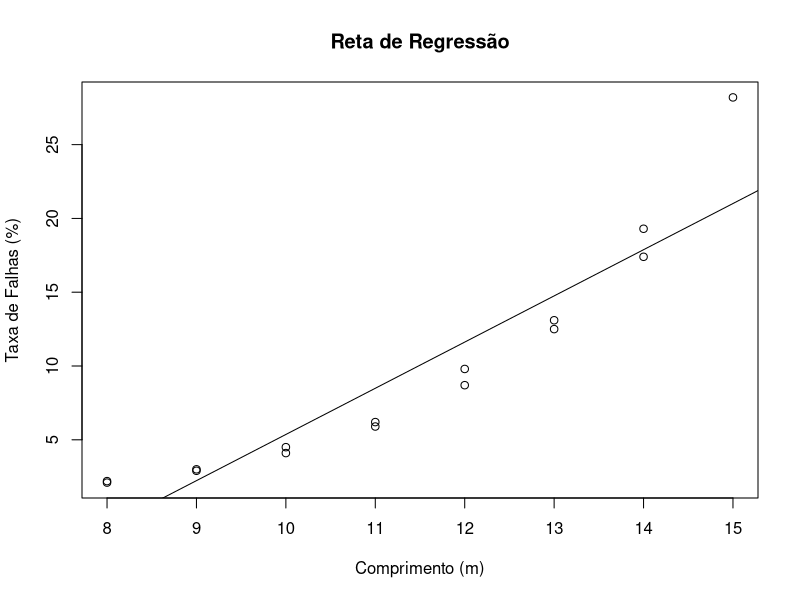

Reproduce this figure in R.
comprimento <- c(8, 8, 9, 9, 10, 10, 11, 11, 12, 12, 13, 13, 14, 14, 15);
tax.falhas <- c(2.2, 2.1, 3.0, 2.9, 4.1, 4.5, 6.2, 5.9, 9.8, 8.7, 12.5, 13.1, 19.3, 17.4, 28.2);

correlacao <- cor(comprimento, tax.falhas, method = "pearson");

#Resultado: [1] 0.9305936. correlação positiva forte entre as variáveis comprimento e taxa de falhas.
print(correlacao);

#b) Considerando o resultado do item (a), como você avalia o relacionamento entre comprimento de um cabo e a taxa de falha, na amostra observada?

#Resposta: A correlação positiva forte indica que, na amostra observada, há uma tendência clara de que à medida que o comprimento do cabo aumenta, a taxa de falhas também aumenta. Isso sugere que cabos mais longos podem ser mais propensos a falhas.

#c) Para estabelecer uma equacao de regressao, qual deve ser a variavel dependente e qual deve sera variavel independente?
#Resposta: Na equação de regressão, a variável independente deve ser o comprimento do cabo, enquanto a variável dependente deve ser a taxa de falhas. Isso porque estamos interessados em prever a taxa de falhas com base no comprimento do cabo.

#(d) Estabele ̧ca a equa ̧c ̃ao de regress ̃ao, considerando a resposta do item (c);
modelo <- lm(tax.falhas ~ comprimento);
coeficientes <- coef(modelo);
print(coeficientes);

#(e) Apresente o diagrama de dispers ̃ao e a reta de regress ̃ao obtida em (d);
plot(comprimento, tax.falhas, main = "Reta de Regressão", xlab = "Comprimento (m)", ylab = "Taxa de Falhas (%)")
abline(modelo, col = "black");

#(f) Voce considera adequado o ajuste do modelo de regressao do item (d)? De uma medida dessa adequacao, interpretando-a.

#Resposta: Sim, o ajuste do modelo de regressão parece adequado, considerando a forte correlação positiva entre as variáveis. Uma medida comum para avaliar a adequação do modelo é o R² (coeficiente de determinação). Podemos calcular o R² do modelo:

r_squared <- summary(modelo)$r.squared;
print(r_squared);

#Resultado: [1] 0.8660045. Isso indica que aproximadamente 86.6% da variação na taxa de falhas pode ser explicada pelo comprimento do cabo, o que sugere um bom ajuste do modelo.